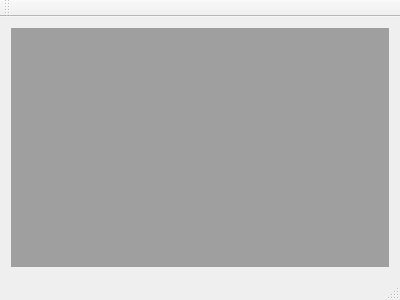
<?xml version="1.0" encoding="UTF-8"?>
<ui version="4.0">
 <class>MainWindow</class>
 <widget class="QMainWindow" name="MainWindow">
  <property name="geometry">
   <rect>
    <x>0</x>
    <y>0</y>
    <width>400</width>
    <height>300</height>
   </rect>
  </property>
  <property name="windowTitle">
   <string>MainWindow</string>
  </property>
  <widget class="QWidget" name="centralWidget">
   <layout class="QGridLayout" name="gridLayout">
    <item row="0" column="0">
     <widget class="QMdiArea" name="mdiArea"/>
    </item>
   </layout>
  </widget>
  <widget class="QMenuBar" name="menuBar">
   <property name="geometry">
    <rect>
     <x>0</x>
     <y>0</y>
     <width>400</width>
     <height>23</height>
    </rect>
   </property>
  </widget>
  <widget class="QToolBar" name="mainToolBar">
   <attribute name="toolBarArea">
    <enum>TopToolBarArea</enum>
   </attribute>
   <attribute name="toolBarBreak">
    <bool>false</bool>
   </attribute>
  </widget>
  <widget class="QStatusBar" name="statusBar"/>
 </widget>
 <layoutdefault spacing="6" margin="11"/>
 <resources/>
 <connections/>
</ui>
